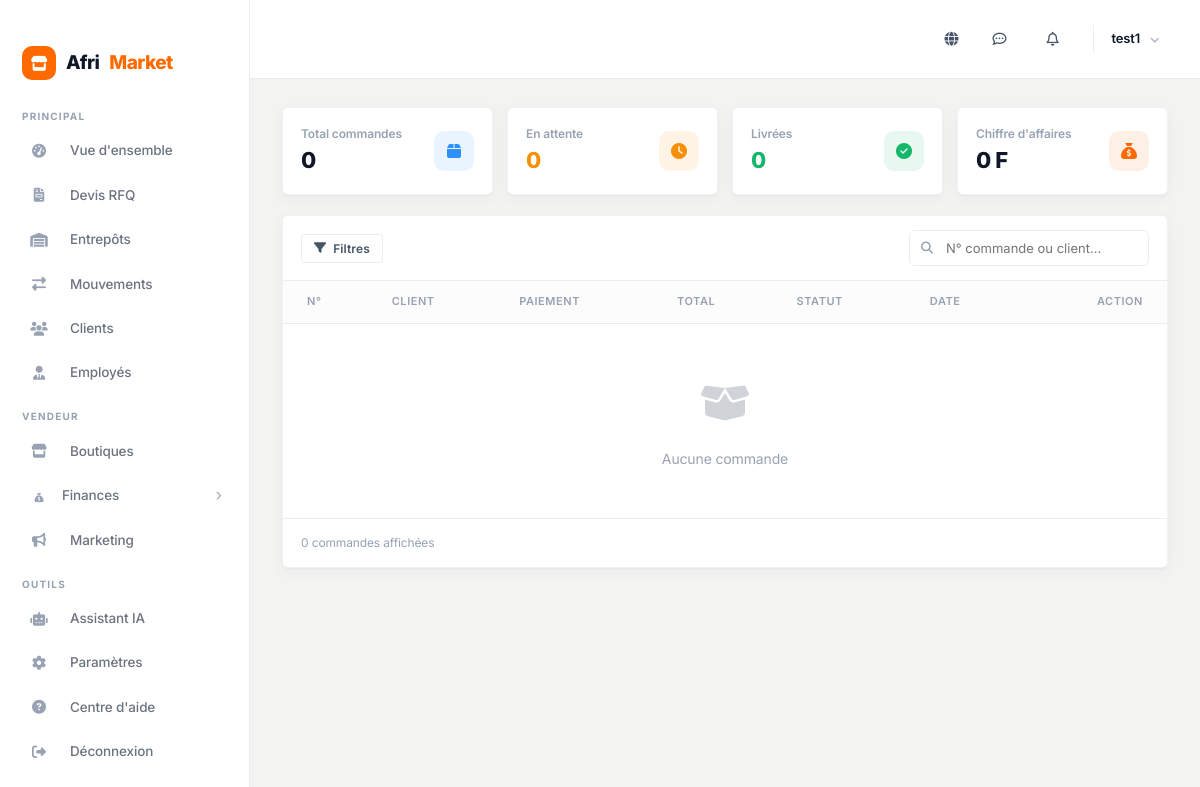
The app's page /fr/dashboard/commandes/ (signed in), older data.
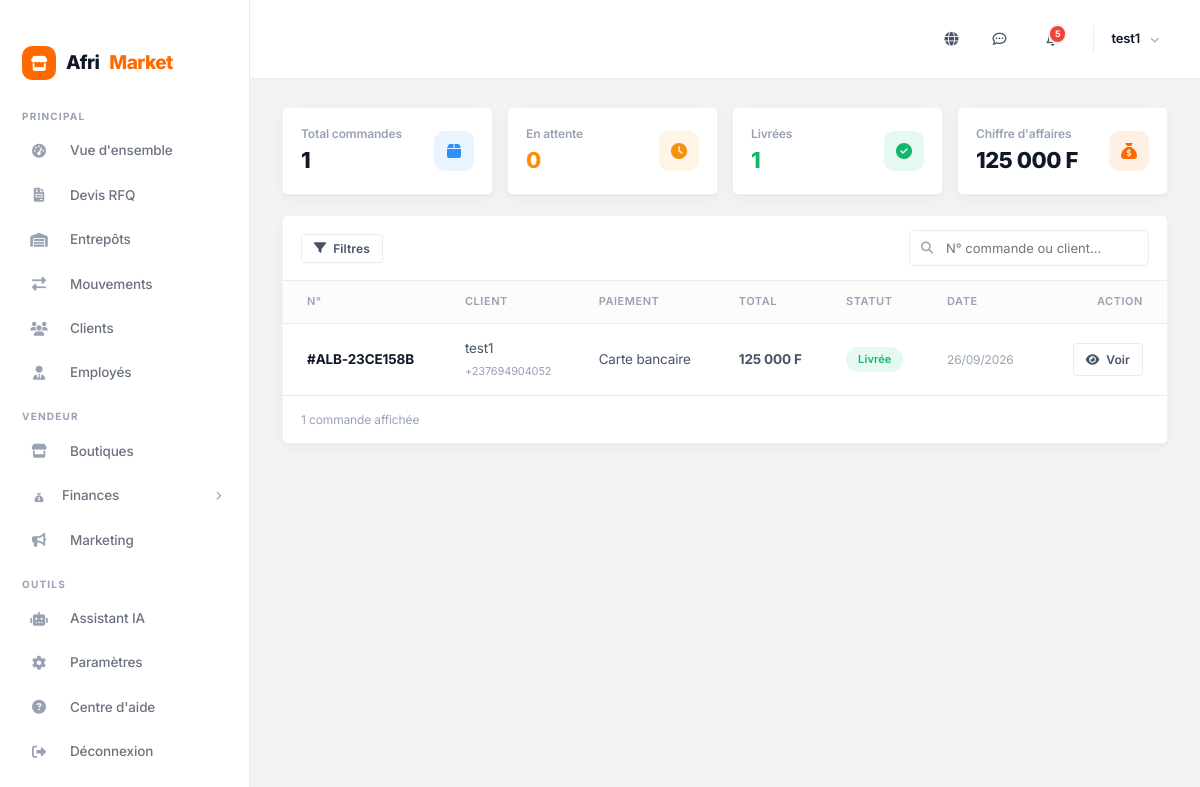
The same page, newer data.
### orders/models.py (models this page shows, shortened)
class Order(models.Model):
    STATUS_CHOICES = [
        ('pending', 'En attente'),
        ('confirmed', 'Confirmée'),
        ('processing', 'En traitement'),
        ('shipped', 'Expédiée'),
        ('delivered', 'Livrée'),
        ('cancelled', 'Annulée'),
        ('refunded', 'Remboursée'),
    ]
    PAYMENT_CHOICES = [
        ('momo', 'MTN Mobile Money'),
        ('om', 'Orange Money'),
        ('cash', 'Cash à la livraison'),
        ('card', 'Carte bancaire'),
        ('transfer', 'Virement bancaire'),
    ]
    order_number = models.CharField(max_length=20, unique=True, editable=False)
    buyer = models.ForeignKey(settings.AUTH_USER_MODEL, on_delete=models.CASCADE, related_name='orders')
    status = models.CharField(max_length=20, choices=STATUS_CHOICES, default='pending')
    payment_method = models.CharField(max_length=20, choices=PAYMENT_CHOICES, default='momo')
    subtotal = models.DecimalField(max_digits=15, decimal_places=0, default=0)
    shipping_cost = models.DecimalField(max_digits=10, decimal_places=0, default=0)
    promo_code = models.ForeignKey('marketing.PromoCode', on_delete=models.SET_NULL, null=True, blank=True, related_name='orders')
    discount_amount = models.DecimalField(max_digits=15, decimal_places=0, default=0)
    loyalty_discount = models.DecimalField(max_digits=15, decimal_places=0, default=0)
    total_amount = models.DecimalField(max_digits=15, decimal_places=0, default=0)
    shipping_name = models.CharField(max_length=200)
    shipping_phone = models.CharField(max_length=20)
    shipping_address = models.TextField()
    shipping_city = models.CharField(max_length=100)
    notes = models.TextField(blank=True)
    is_paid = models.BooleanField(default=False)
    tracking_number = models.CharField(max_length=100, blank=True)
    created_at = models.DateTimeField(auto_now_add=True)
    updated_at = models.DateTimeField(auto_now=True)
    class Meta:
        ordering = ['-created_at']

### accounts/models.py (models this page shows, shortened)
class User(AbstractUser):
    ROLE_CHOICES = [
        ('buyer', 'Acheteur'),
        ('seller', 'Vendeur'),
        ('admin', 'Administrateur'),
    ]
    role = models.CharField(max_length=10, choices=ROLE_CHOICES, default='buyer')
    phone = models.CharField(max_length=20, blank=True)
    avatar = models.ImageField(upload_to='avatars/', blank=True, null=True)
    address = models.TextField(blank=True)
    city = models.CharField(max_length=100, blank=True)
    country = models.CharField(max_length=100, default='Cameroun')
    is_verified = models.BooleanField(default=False)
    @property
    def store(self):
        return self.stores.first()
    @property
    def is_seller(self):
        return self.role == 'seller'
    @property
    def display_name(self):
        return self.get_full_name() or self.username

### dashboard/views.py (the view)
# urls.py: path('commandes/', views.dash_orders, name='orders'),
@login_required
@seller_or_admin_required
def dash_orders(request):
    if request.user.is_seller and (request.user.store is not None):
        orders = Order.objects.filter(items__store=request.user.store).distinct()
    else:
        orders = Order.objects.all()
    status = request.GET.get('status')
    if status: orders = orders.filter(status=status)
    q = request.GET.get('q', '').strip()
    if q:
        orders = orders.filter(Q(order_number__icontains=q) | Q(buyer__username__icontains=q) | Q(buyer__first_name__icontains=q) | Q(buyer__last_name__icontains=q))
    from datetime import datetime
    date_from = request.GET.get('from', '')
    date_to = request.GET.get('to', '')
    if date_from:
        try:
            orders = orders.filter(created_at__date__gte=datetime.strptime(date_from, '%Y-%m-%d').date())
        except ValueError:
            pass
    if date_to:
        try:
            orders = orders.filter(created_at__date__lte=datetime.strptime(date_to, '%Y-%m-%d').date())
        except ValueError:
            pass
    total_revenue = OrderItem.objects.filter(order__in=orders, order__is_paid=True).aggregate(t=Sum(F('price') * F('quantity')))['t'] or 0
    return render(request, 'dashboard/orders.html', {
        'orders': orders.select_related('buyer').order_by('-created_at'),
        'status_choices': Order.STATUS_CHOICES,
        'current_status': status,
        'search_query': q,
        'date_from': date_from,
        'date_to': date_to,
        'total': orders.count(),
        'pending': orders.filter(status='pending').count(),
        'delivered': orders.filter(status='delivered').count(),
        'total_revenue': total_revenue,
    })

### cart/context_processors.py (called while the page is built)
def cart_context(request):
    cart = get_cart(request)
    count = sum(item.get('quantity', 0) for item in cart.values())
    total = sum(item.get('price', 0) * item.get('quantity', 0) for item in cart.values())
    return {'cart_count': count, 'cart_total': total}

### cart/utils.py (called while the page is built)
def get_cart(request):
    if request.user.is_authenticated:
        cart = {}
        for item in CartItem.objects.filter(user=request.user).select_related('product', 'product__store'):
            p = item.product
            cart[str(p.id)] = {
                'name': p.name,
                'price': int(p.price),
                'quantity': item.quantity,
                'image': p.image.url if p.image else '',
                'store': p.store.name,
                'store_id': p.store.id,
                'color': item.color,
                'size': item.size,
            }
        return cart
    return request.session.get('cart', {})

### templates/dashboard/orders.html (shortened to what this page needs)
{% extends 'dashboard/base.html' %}{% load humanize %}
{% block dash %}
<div class="ord-stats">
    <div class="ord-stat">
        <div><div class="lbl">Total commandes</div><div class="val">{{ total }}</div></div>
        <div class="ic" style="background:rgba(46,144,250,.1);color:var(--dash-blue);"><i class="fa-solid fa-box"></i></div>
    </div>
    <div class="ord-stat">
        <div><div class="lbl">En attente</div><div class="val" style="color:var(--dash-yellow);">{{ pending }}</div></div>
        <div class="ic" style="background:rgba(247,144,9,.1);color:var(--dash-yellow);"><i class="fa-solid fa-clock"></i></div>
    </div>
    <div class="ord-stat">
        <div><div class="lbl">Livrées</div><div class="val" style="color:var(--dash-green);">{{ delivered }}</div></div>
        <div class="ic" style="background:rgba(18,183,106,.1);color:var(--dash-green);"><i class="fa-solid fa-circle-check"></i></div>
    </div>
    <div class="ord-stat">
        <div><div class="lbl">Chiffre d'affaires</div><div class="val">{{ total_revenue|intcomma }} F</div></div>
        <div class="ic" style="background:rgba(255,106,0,.1);color:var(--dash-accent);"><i class="fa-solid fa-sack-dollar"></i></div>
    </div>
</div>
<div class="dash-card">
    <div class="ord-toolbar">
        <div style="display:flex;gap:8px;align-items:center;">
            <button type="button" class="btn btn-outline btn-sm" onclick="toggleOrdFilterMenu(event)">
                <i class="fa-solid fa-filter"></i> Filtres
            </button>
        </div>
        <form method="get" class="ord-search">
            <i class="fa-solid fa-magnifying-glass"></i>
            <input type="text" name="q" value="{{ search_query }}" placeholder="N° commande ou client...">
        </form>
    </div>
    <div class="dash-table-responsive">
    <table class="dash-table">
        <thead>
            <tr><th>N°</th><th>Client</th><th>Paiement</th><th>Total</th><th>Statut</th><th>Date</th><th style="text-align:right;">Action</th></tr>
        </thead>
        <tbody>
            {% for o in orders %}
            <tr>
                <td style="font-weight:700;color:var(--dash-text);">#{{ o.order_number }}</td>
                <td>{{ o.buyer.display_name }}<br><span style="font-size:11px;color:var(--dash-text3);">{{ o.buyer.phone }}</span></td>
                <td>{{ o.get_payment_method_display }}</td>
                <td style="font-weight:700;">{{ o.total_amount|intcomma }} F</td>
                <td><span class="status-badge st-{{ o.status }}">{{ o.get_status_display }}</span></td>
                <td style="font-size:12px;color:var(--dash-text3);">{{ o.created_at|date:"d/m/Y" }}</td>
                <td style="text-align:right;"><a href="{% url 'dashboard:order_detail' o.order_number %}" class="btn btn-sm btn-outline"><i class="fa-solid fa-eye"></i> Voir</a></td>
            </tr>
            {% empty %}
            <tr><td colspan="7" style="text-align:center;padding:3rem;">
                <div style="font-size:40px;margin-bottom:12px;opacity:.25;"><i class="fa-solid fa-box-open"></i></div>
                <div style="color:var(--dash-text3);font-size:14px;">Aucune commande</div>
            </td></tr>
            {% endfor %}
        </tbody>
    </table>
    </div>
    <div style="padding:14px 18px;border-top:1px solid var(--dash-border);font-size:12px;color:var(--dash-text3);">
        {{ orders.count }} commande{{ orders.count|pluralize:"s" }} affichée{{ orders.count|pluralize:"s" }}
    </div>
</div>
{% endblock %}

### templates/dashboard/base.html (shortened to what the changed rows need)
{% load static %}{% load humanize %}<!DOCTYPE html><html lang="fr"><head><meta charset="UTF-8"><meta name="viewport" content="width=device-width,initial-scale=1.0"><title>{% block title %}Dashboard{% endblock %} — AfriMarket</title>
<link rel="stylesheet" href="https://cdnjs.cloudflare.com/ajax/libs/font-awesome/6.5.1/css/all.min.css">
<link rel="stylesheet" href="{% static 'css/style.css' %}">
</head><body>
<div class="dash-layout">
<div class="dash-content-wrapper">
<div class="dash-navbar">
<div class="dash-navbar-right">
<div class="dash-user-menu" style="position:relative;">
<a href="#" class="dash-navbar-icon" title="Notifications" onclick="toggleNotifDropdown(event)">
<i class="fa-regular fa-bell"></i>
{% if unread_notifications_count > 0 %}<span class="badge" id="notifBadge">{{ unread_notifications_count }}</span>{% endif %}
</a>
</div>
</div>
</div>
<div class="dash-main-content">
{% block dash %}{% endblock %}
</div>
</div>
</div>
</body></html>

Row changes from the older to the newer data that the page shows:
added Order: order_number "ALB-23CE158B", buyer.display_name "test1", buyer.phone "+237694904052", payment_method "Carte bancaire", total_amount "125 000", status "Livrée", created_at "26/09/2026"
Text that changed along with them:
{{ unread_notifications_count }}: (not shown) → "5"
{{ total }}: "0" → "1"
{{ delivered }}: "0" → "1"
{{ total_revenue|intcomma }}: "0" → "125 000"
{{ orders.count }}: "0" → "1"
text no longer shown: "Aucune commande"
